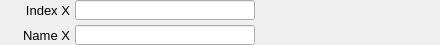
    <widget class="PyDMFrame" name="composite_3">
      <property name="geometry">
        <rect>
          <x>5</x>
          <y>145</y>
          <width>440</width>
          <height>45</height>
        </rect>
      </property>
      <widget class="QLabel" name="text_5">
        <property name="geometry">
          <rect>
            <x>0</x>
            <y>0</y>
            <width>70</width>
            <height>20</height>
          </rect>
        </property>
        <property name="text">
          <string>Index X</string>
        </property>
        <property name="font" stdset="0">
          <font>
            <pointsize>10</pointsize>
          </font>
        </property>
        <property name="brush" stdset="0">
          <brush brushstyle="SolidPattern">
            <color alpha="255">
              <red>0</red>
              <green>0</green>
              <blue>0</blue>
            </color>
          </brush>
        </property>
        <property name="toolTip">
          <string>text_5</string>
        </property>
        <property name="alignment">
          <set>Qt::AlignRight|Qt::AlignTrailing|Qt::AlignVCenter</set>
        </property>
        <property name="styleSheet">
          <string notr="true">QLabel#text_5 {
  color: rgb(0, 0, 0);
  }</string>
        </property>
      </widget>
      <widget class="PyDMLineEdit" name="text_entry_2">
        <property name="geometry">
          <rect>
            <x>75</x>
            <y>0</y>
            <width>180</width>
            <height>20</height>
          </rect>
        </property>
        <property name="channel" stdset="0">
          <string>ca://${prefix}PosIndexDimX</string>
        </property>
        <property name="toolTip">
          <string>${prefix}PosIndexDimX</string>
        </property>
        <property name="font" stdset="0">
          <font>
            <pointsize>10</pointsize>
          </font>
        </property>
        <property name="styleSheet">
          <string notr="true">PyDMLineEdit#text_entry_2 {
  color: rgb(0, 0, 0);
  background-color: rgb(115, 223, 255);
  border: 1px solid black;
  margin: 0px;
  padding: 0px;
  spacing: 0px;
  }</string>
        </property>
      </widget>
      <widget class="PyDMLabel" name="text_update_3">
        <property name="geometry">
          <rect>
            <x>260</x>
            <y>1</y>
            <width>180</width>
            <height>18</height>
          </rect>
        </property>
        <property name="toolTip">
          <string>PV: ${prefix}PosIndexDimX_RBV</string>
        </property>
        <property name="channel" stdset="0">
          <string>ca://${prefix}PosIndexDimX_RBV</string>
        </property>
        <property name="font" stdset="0">
          <font>
            <pointsize>10</pointsize>
          </font>
        </property>
        <property name="alignment">
          <set>Qt::AlignLeading|Qt::AlignLeft|Qt::AlignVCenter</set>
        </property>
        <property name="textInteractionFlags">
          <set>Qt::TextSelectableByKeyboard|Qt::TextSelectableByMouse</set>
        </property>
        <property name="styleSheet">
          <string notr="true">PyDMLabel#text_update_3 {
  color: rgb(10, 0, 184);
  background-color: rgb(187, 187, 187);
  }</string>
        </property>
      </widget>
      <widget class="QLabel" name="text_6">
        <property name="geometry">
          <rect>
            <x>10</x>
            <y>25</y>
            <width>60</width>
            <height>20</height>
          </rect>
        </property>
        <property name="text">
          <string>Name X</string>
        </property>
        <property name="font" stdset="0">
          <font>
            <pointsize>10</pointsize>
          </font>
        </property>
        <property name="brush" stdset="0">
          <brush brushstyle="SolidPattern">
            <color alpha="255">
              <red>0</red>
              <green>0</green>
              <blue>0</blue>
            </color>
          </brush>
        </property>
        <property name="toolTip">
          <string>text_6</string>
        </property>
        <property name="alignment">
          <set>Qt::AlignRight|Qt::AlignTrailing|Qt::AlignVCenter</set>
        </property>
        <property name="styleSheet">
          <string notr="true">QLabel#text_6 {
  color: rgb(0, 0, 0);
  }</string>
        </property>
      </widget>
      <widget class="PyDMLabel" name="text_update_4">
        <property name="geometry">
          <rect>
            <x>260</x>
            <y>26</y>
            <width>180</width>
            <height>18</height>
          </rect>
        </property>
        <property name="toolTip">
          <string>PV: ${prefix}PosNameDimX_RBV</string>
        </property>
        <property name="channel" stdset="0">
          <string>ca://${prefix}PosNameDimX_RBV</string>
        </property>
        <property name="font" stdset="0">
          <font>
            <pointsize>10</pointsize>
          </font>
        </property>
        <property name="alignment">
          <set>Qt::AlignLeading|Qt::AlignLeft|Qt::AlignVCenter</set>
        </property>
        <property name="textInteractionFlags">
          <set>Qt::TextSelectableByKeyboard|Qt::TextSelectableByMouse</set>
        </property>
        <property name="styleSheet">
          <string notr="true">PyDMLabel#text_update_4 {
  color: rgb(10, 0, 184);
  background-color: rgb(187, 187, 187);
  }</string>
        </property>
      </widget>
      <widget class="PyDMLineEdit" name="text_entry_3">
        <property name="geometry">
          <rect>
            <x>75</x>
            <y>25</y>
            <width>180</width>
            <height>20</height>
          </rect>
        </property>
        <property name="channel" stdset="0">
          <string>ca://${prefix}PosNameDimX</string>
        </property>
        <property name="toolTip">
          <string>${prefix}PosNameDimX</string>
        </property>
        <property name="font" stdset="0">
          <font>
            <pointsize>10</pointsize>
          </font>
        </property>
        <property name="styleSheet">
          <string notr="true">PyDMLineEdit#text_entry_3 {
  color: rgb(0, 0, 0);
  background-color: rgb(115, 223, 255);
  border: 1px solid black;
  margin: 0px;
  padding: 0px;
  spacing: 0px;
  }</string>
        </property>
      </widget>
    </widget>
